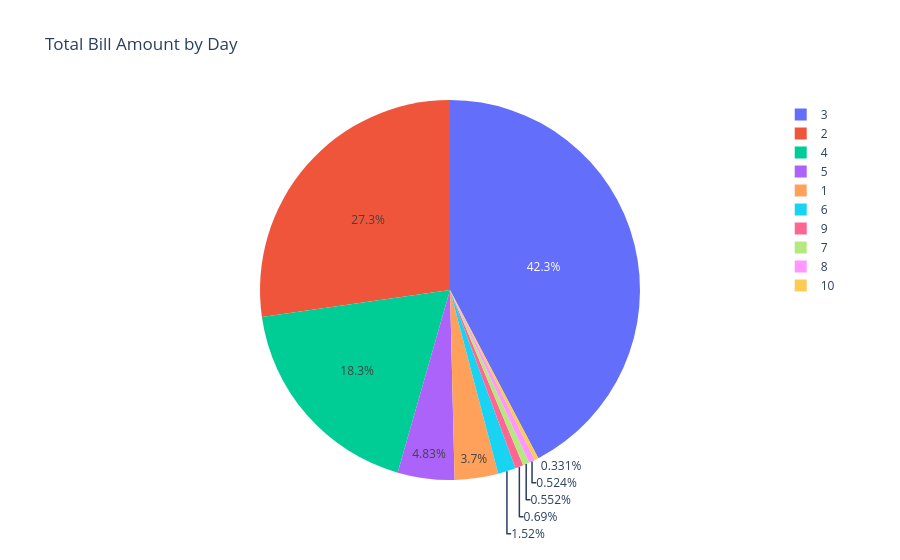

Write notebook code for a chart like this one.
### Code cell
fig = px.pie(df, names='bedRoom', title='Total Bill Amount by Day')

# Show the plot
fig.show()

### Figure 1 — Plotly figure (JSON) as saved in the notebook; plotly's stock layout.template omitted (floating-point values rounded to 4 significant figures; data arrays with more than 128 entries replaced by an {"elided": "..."} marker saying what was removed)
{"data": [{"domain": {"x": [0, 1], "y": [0, 1]}, "hovertemplate": "bedRoom=%{label}<extra></extra>", "labels": {"elided": "3624 int values"}, "legendgroup": "", "name": "", "showlegend": true, "type": "pie"}], "layout": {"legend": {"tracegroupgap": 0}, "title": {"text": "Total Bill Amount by Day"}}}
